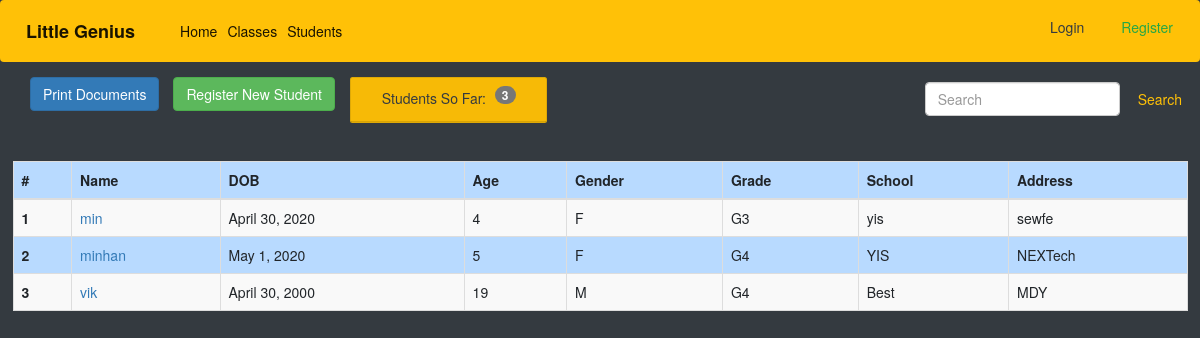
Before: /stds/ with the older database file.
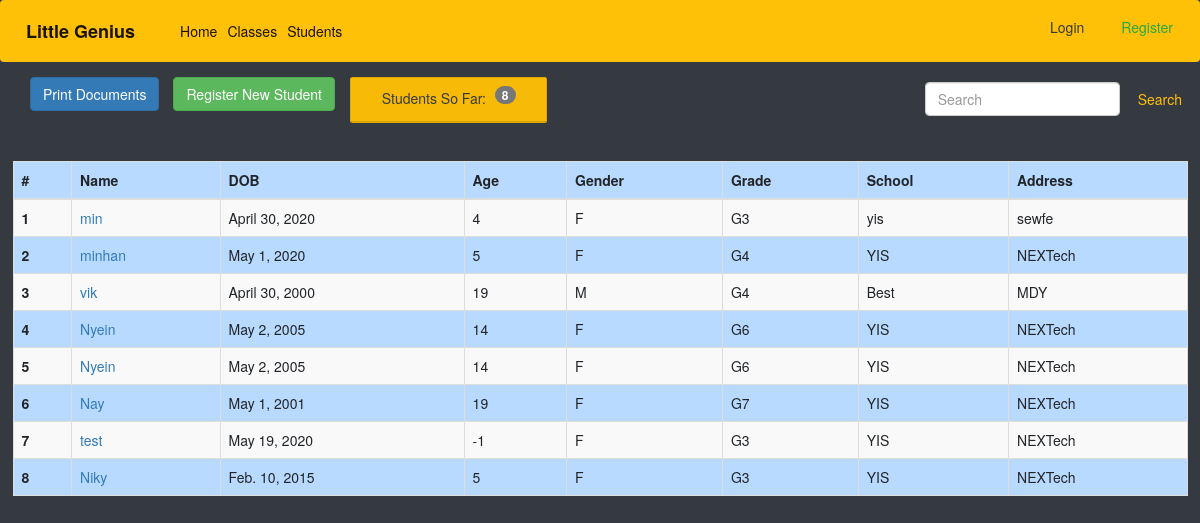
After: the same page with the newer database file.
### genius/models.py (models this page shows, shortened)
class Students(models.Model):
    created_by = models.ForeignKey(
        User, on_delete=models.SET_NULL, default=1, null=True)
    name = models.CharField(max_length=200, null=True)
    image = models.ImageField(upload_to='images/', null=True, blank=True)
    dob = models.DateField(null=True, verbose_name='Date of Birth')
    age = models.IntegerField()
    grade_choice = (
        ('G1', 'Grade-1'),
        ('G2', 'Grade-2'),
        ('G3', 'Grade-3'),
        ('G4', 'Grade-4'),
        ('G5', 'Grade-5'),
        ('G6', 'Grade-6'),
        ('G7', 'Grade-7'),
        ('G8', 'Grade-8'),
        ('G9', 'Grade-9'),
        ('G10', 'Grade-10'),
        ('G11', 'Grade-11'),
        ('G12', 'Grade-12'),
    )
    gender_choice=(
        ('M', 'Male'),
        ('F', 'Female'),
        ('N', 'None'),
    )
    blood_choice=(
        ('O', 'O'),
        ('A-', 'A-'),
        ('B+', 'B+'),
        ('B-', 'B-'),
        ('A+', 'A+'),
        ('AB', 'AB'),
    )
    relation_choice=(
        ('Uncle', 'Uncle'),
        ('Aunty', 'Aunty'),
        ('Father', 'Father'),
        ('Mother', 'Mother'),
        ('Grandpa', 'Grandpa'),
        ('Grandma', 'Grandma'),
        ('Sister', 'Sister'),
        ('Brother', 'Brother'),
    )
    gender=models.CharField(choices=gender_choice, max_length=10, null=True)
    grade = models.CharField(choices=grade_choice, max_length=10, null=True)
    attending_school = models.CharField(max_length=100, null=True)
    course = models.ForeignKey(
        Create_Class, on_delete=models.SET_NULL, default=1, null=True)
    address = models.TextField(null=True)
    parent_name = models.CharField(max_length=200, null=True)
    parent_contact = models.CharField(max_length=20, null=True)
    parent_address = models.TextField(null=True)
    emerg_name = models.CharField(max_length=200, null=True, verbose_name='Emergency Name')
    emerg_contact = models.CharField(max_length=20, null=True, verbose_name='Emergency Contact')
    emerg_relation = models.CharField(choices=relation_choice ,max_length=20, null=True, verbose_name='Emergency Relationship')
    doc_name = models.CharField(max_length=200, null=False, default='None', verbose_name='Doctor Name')
    doc_contact = models.CharField(max_length=20, null=False, default='None', verbose_name='Doctor Contact')
    blood_type = models.CharField(choices=blood_choice,max_length=10, null=True)
    allergic = models.TextField(null=True)
    objects = StudentPostManager()

### genius/views.py (the view)
# urls.py: path('stds/', Student_Main, name='stds'),
def Student_Main(request):
    objs= Students.objects.values().all()
    std_count=Students.objects.all().count()
    template_name = 'genius/students.html'
    context = {'head_title': 'Little Genius Students', 'students':objs,'count':std_count}
    return render(request, template_name, context)

### genius/templates/genius/students.html (shortened to what this page needs)
{% extends 'base.html' %}
{% block content %}
     <div class="row pull-right mb-4">
        <form class="form-inline my-3 my-lg-2 mr-2" action="{% url 'genius:std-search' %}">
            <input class="form-control mr-sm-2" name='q' type="search" placeholder="Search" aria-label="Search">
            <button class="btn btn-outline-warning my-2 my-sm-0" type="search">Search</button>
        </form>
    </div>
    <div class="row ml-4">
    <p>
        <button class="btn btn-primary" type="button">
            Print Documents
        </button>
        <a class="btn btn-success ml-3 right" href="{% url 'genius:stds_new' %}">Register New Student</a>
        <div class="col-md-3 mb-4 justify-content-center">
            <div class="card text-center bg-warning text-dark">
                <div class="card-header head justify">Students So Far: <p class="badge badge-warning text-wrap ml-2"> {{count}}</p></div>
                </div>
            </div>
        </div>
    </div>
<div class="card-dark card-body">
    {% if students %}
        <div class="table-custom-scroll-y my-custom-scrollbar">
            <table class="table table-bordered table-striped mb-0 table-primary">
                <thead>
                    <tr>
                        <th scope="col">#</th>
                        <th scope="col">Name</th>
                        <th scope="col">DOB</th>
                        <th scope="col">Age</th>
                        <th scope="col">Gender</th>
                        <th scope="col">Grade</th>
                        <th scope="col">School</th>
                        <th scope="col">Address</th>
                    </tr>
                </thead>
                <tbody >
                    {% for i in students %}
                        <tr>
                        <th scope="row">{{i.id}}</th>
                        <td><a href="/stds/{{i.id}}"">{{i.name}}</a></td>
                        <td>{{i.dob}}</td>
                        <td>{{i.age}}</td>
                        <td>{{i.gender}}</td>
                        <td>{{i.grade}}</td>
                        <td>{{i.attending_school}}</td>
                        <td>{{i.address}}</td>
                        </tr>
                    {% endfor %}
                </tbody>
            </table>
        </div>
    {% else %}
    <p class="lead justify">There are no students...</p>
    {% endif %}
</div>
{% endblock content %}

### templates/base.html (shortened to what this page needs)
<!doctype html>
<html lang="en">
  <head>
    <link rel="stylesheet" href="https://stackpath.bootstrapcdn.com/bootstrap/4.4.1/css/bootstrap.min.css">
    <link href="//cdn.bootcss.com/bootstrap/3.3.7/css/bootstrap.min.css" rel="stylesheet">
    <link href="//cdn.bootcss.com/bootstrap-datetimepicker/4.17.44/css/bootstrap-datetimepicker.min.css" rel="stylesheet">
  </head>
  <body class="bg-dark text-light">
    {% include 'navbar.html' %}
    <div class="container-fluid">
            {% block content %}
            {% endblock content %}
  </body>
</html>

### templates/navbar.html (shortened to what this page needs)
<nav class="navbar navbar-expand-lg navbar-light bg-warning mb-4 fixed-top">
  <a class="navbar-brand head font-weight-bold" href="/">Little Genius</a>
  <div class="collapse navbar-collapse" id="navbarSupportedContent">
    <ul class="navbar-nav mr-auto">
      <li class="nav-item active">
        <a class="nav-link" href="/">Home <span class="sr-only">(current)</span></a>
      </li>
      <li class="nav-item active">
        <a class="nav-link" href="{% url 'genius:class'%}">Classes</a>
      </li>
      <li class="nav-item active">
        <a class="nav-link" href="{% url 'genius:stds'%}">Students</a>
      </li>
    </ul>
    <ul class="nav navbar-right ">
      {% if user.is_authenticated %}
      <li class="nav-item active">
        <a class="btn btn-outline-dark " href="{% url 'user:profile'%}">{{user.username|capfirst}}</a>
      </li>
      <li class="nav-item active">
          <a class=" btn btn-outline-dark" href="{% url 'user:logout' %}">Logout </a>
        </li>
      {% else %}
        <li class="nav-item active">
          <a class=" btn btn-outline-dark" href="{% url 'user:login_page' %}">Login </a>
        </li>
        <li class="nav-item active">
          <a class="ml-2 btn btn-outline-success" href="{% url 'user:new_user'%}">Register</a>
        </li>
      {% endif %}
    </ul>
  </div>
</nav>

### genius/templates/genius/students.html (style rules this page uses)
.my-custom-scrollbar { position: relative; height: 400px; overflow: auto; }

Changed rows visible on the page:
added Students: id "4", name "Nyein", dob "May 2, 2005", age "14", gender "F", grade "G6", attending_school "YIS", address "NEXTech"
added Students: id "5", name "Nyein", dob "May 2, 2005", age "14", gender "F", grade "G6", attending_school "YIS", address "NEXTech"
added Students: id "6", name "Nay", dob "May 1, 2001", age "19", gender "F", grade "G7", attending_school "YIS", address "NEXTech"
added Students: id "7", name "test", dob "May 19, 2020", age "-1", gender "F", grade "G3", attending_school "YIS", address "NEXTech"
added Students: id "8", name "Niky", dob "Feb. 10, 2015", age "5", gender "F", grade "G3", attending_school "YIS", address "NEXTech"
Other visible differences:
{{ count }}: "3" → "8"
